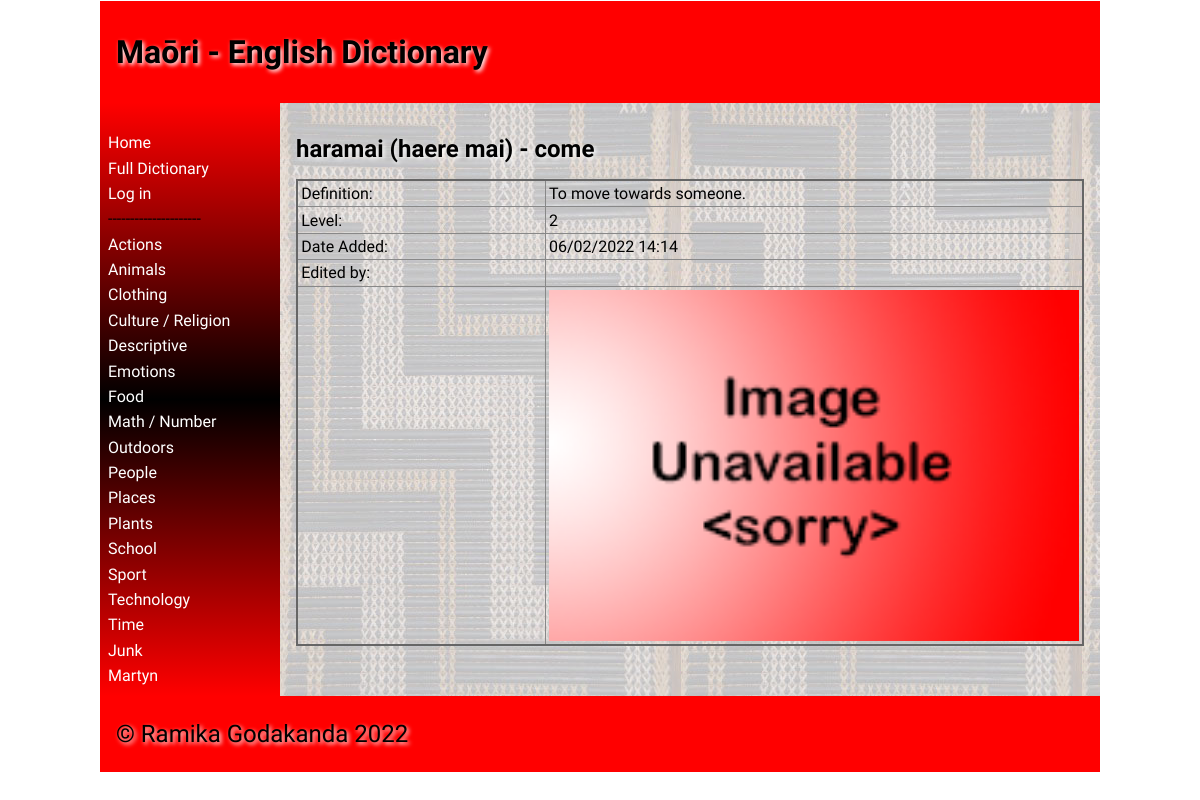
Before: /word/303 with the older database file.
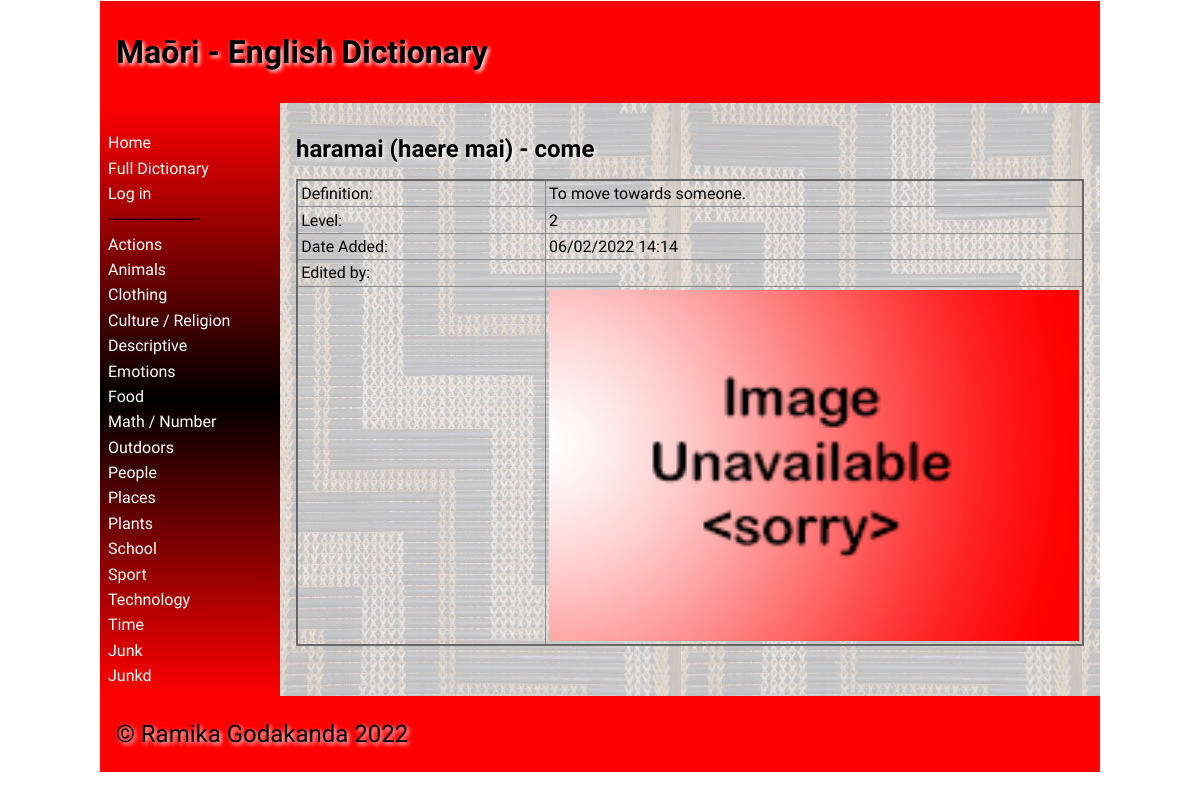
After: the same page with the newer database file.
### tables this page shows
CREATE TABLE "categories" (
	id integer PRIMARY KEY AUTOINCREMENT,
	category_names varchar
, user_created boolean);

CREATE TABLE "words"
(
	id integer
		primary key autoincrement,
	user_id integer not null
		constraint words_user_details_id_fk
			references user_details,
	category_id integer,
	maori varchar,
	english varchar,
	definition varchar,
	level integer,
	timestamp datetime,
	image varchar
);

### app.py (the view)
@app.route('/word/<word_id>')
def render_word(word_id):
    con = create_connection(DB_NAME)
    cur = con.cursor()
    query = "SELECT * FROM words WHERE id = ?"
    cur.execute(query, (word_id,))
    queried_data = cur.fetchall()
    con.close()
    return render_template('word.html', logged_in=is_logged_in(), category_list=category_list(),
                           word_data=queried_data, teacher_perms=session.get('teacher'))

### app.py (called while the page is built)
def create_connection(db_file):
    try:
        connection = sqlite3.connect(db_file)
        connection.execute('pragma foreign_keys=ON')
        return connection
    except Error as e:
        print(e)
    return None

def is_logged_in():
    if session.get("email") is None:
        print("Not logged in")
        return False
    else:
        print("Logged in")
        return True

def category_list():
    con = create_connection(DB_NAME)
    cur = con.cursor()
    query = "SELECT * FROM categories"
    cur.execute(query)
    queried_categories = cur.fetchall()
    con.close()
    return queried_categories

### templates/word.html (shortened to what this page needs)
{% extends 'base.html' %}
{% block main %}
<h2>{{ word_data[0][3] }} - {{ word_data[0][4] }}</h2>
    <table>
        <thead>
            <tr>
                <td>Definition:</td>
                <td>{{ word_data[0][5] }}</td>
            </tr>
            <tr>
                <td>Level:</td>
                <td>{{ word_data[0][6] }}</td>
            </tr>
            <tr>
                <td>Date Added:</td>
                <td>{{ word_data[0][7] }}</td>
            </tr>
            <tr>
                <td>Edited by:</td>
                <td></td>
            </tr>
            <tr>
                <td></td>
                <td colspan=“2”><img class = "max"; src="/static/images/{{ word_data[0][8] }}"></td>
            </tr>
        </thead>
    </table>
{% endblock %}

### templates/base.html (shortened to what this page needs)
<!doctype html>
<html lang="en">
<head>
    <link href="{{ url_for('static', filename='css/style.css') }}" rel="stylesheet">
</head>
<body>
<div id="container">
    <header>
        <h1>Maōri - English Dictionary</h1>
    </header>
    <nav>
        <ul>
            <li><a href="\">Home</a></li>
            <li><a href="/full_dictionary">Full Dictionary</a></li>
            {% if logged_in %}
                {% if teacher_perms %}
                    <li><a href="/add_category">Add Category</a></li>
                    <li><a href="/add_word">Add Word</a></li>
                {% endif %}
                <a href="/logout">Log out</a>
            {% else %}
                <li><a href="/login">Log in</a></li>
            {% endif %}
        <li>---------------------</li>
            {% for category in category_list %}
            <li><a href="/category/{{ category[0] }}">{{ category[1] }}</a></li>
            {% endfor %}
        </ul>
    </nav>
    <main>
        {% block main%}{% endblock %}
    </main>
    <footer>
        <p>
            &copy; Ramika Godakanda 2022
        </p>
    </footer>
</div>
</body>
</html>

### static/css/style.css (style rules this page uses)
* { font-family: Comfortaa, sans-serif; margin: 0; padding: 0; box-sizing: border-box; }
#container { display: grid; grid-template-columns: 75px auto; grid-template-areas: 'nav header' 'main main' 'footer footer'; }
header { grid-area: header; background-color: #f00; padding: 1rem; }
nav { grid-area: nav; }
main { grid-area: main; padding: 1rem; background-color: #edd; }
h1, h2, h3, h4 { padding: 1rem 0; font-family: 'Suez One', serif; color: #000; text-shadow: 2px 2px 4px #fff; }
p { padding: 0.5rem 0; }
a { color: #222; }
img { width: 100%; }
table { width: 100%; border: 2px solid #666; border-collapse: collapse; }
img { display: block; margin-left: auto; margin-right: auto; height: auto; width:200px; }
th, td { border: 1px solid #888; padding: 0.2rem; text-align: left; }
footer { grid-area: footer; padding: 1rem; background-color: #f00; }
footer p { color: #000; text-shadow: 2px 2px 4px #fff; font-size: 1.5rem; }
@media only screen and (min-width: 768px) { #container { grid-template-columns: 180px auto; grid-template-areas: 'header header' 'nav main' 'footer footer'; } }
@media only screen and (min-width: 768px) { nav { background: linear-gradient(180deg, rgba(255,0,0,1) 0%, rgba(0, 0, 0, 1) 50%, rgba(255,0,0,1) 100%); padding: 0.5rem; } }
@media only screen and (min-width: 768px) { nav ul { list-style: none; } }
@media only screen and (min-width: 768px) { nav li { padding: 0.2rem 0; } }
@media only screen and (min-width: 768px) { nav a { color: #fff; text-decoration: none; } }
@media only screen and (min-width: 768px) { main { background-image: url('/static/images/poutama.jpg'); } }
@media only screen and (min-width: 1000px) { #container { width: 1000px; margin: auto; } }
.max { width: 100%; }

Changed rows visible on the page:
removed categories: category_names "Martyn"
added categories: category_names "Junkd"
